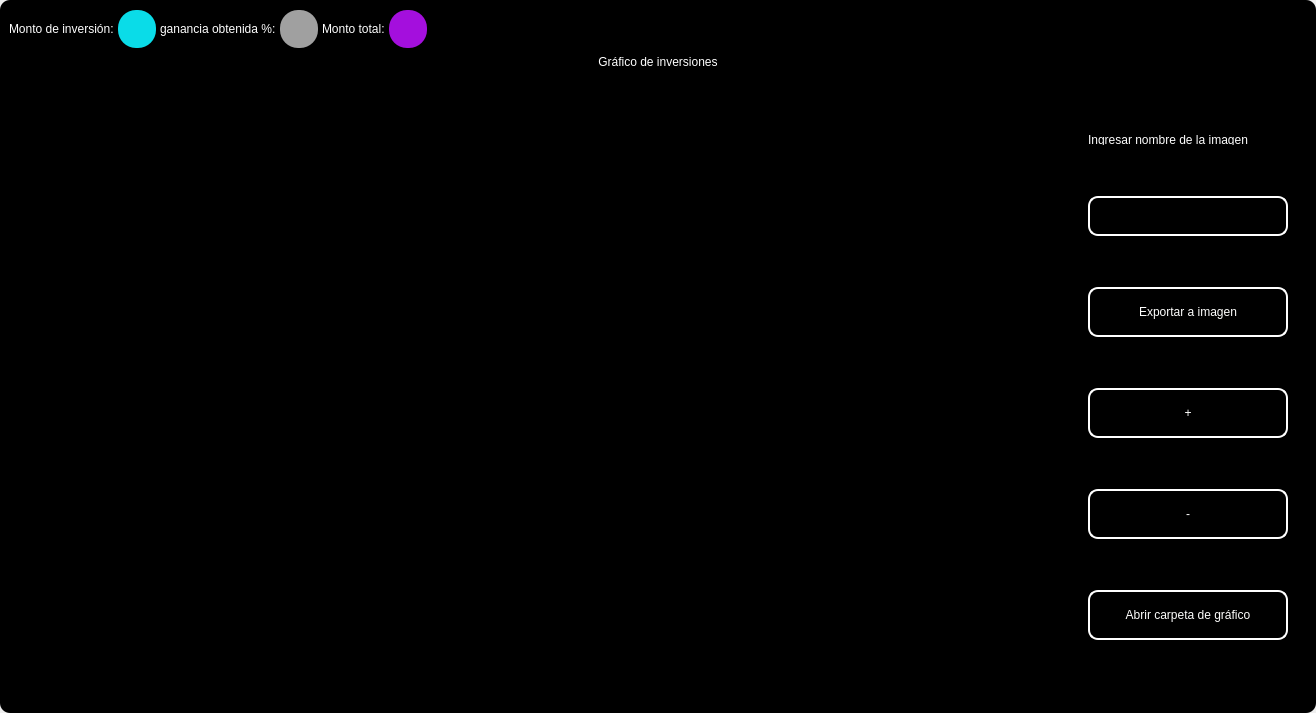
<?xml version="1.0" encoding="UTF-8"?>
<ui version="4.0">
 <class>MainWindow</class>
 <widget class="QMainWindow" name="MainWindow">
  <property name="geometry">
   <rect>
    <x>0</x>
    <y>0</y>
    <width>1316</width>
    <height>713</height>
   </rect>
  </property>
  <property name="windowTitle">
   <string>MainWindow</string>
  </property>
  <property name="styleSheet">
   <string notr="true"/>
  </property>
  <widget class="QWidget" name="centralwidget">
   <property name="styleSheet">
    <string notr="true"/>
   </property>
   <layout class="QVBoxLayout" name="verticalLayout">
    <property name="spacing">
     <number>0</number>
    </property>
    <property name="leftMargin">
     <number>0</number>
    </property>
    <property name="topMargin">
     <number>0</number>
    </property>
    <property name="rightMargin">
     <number>0</number>
    </property>
    <property name="bottomMargin">
     <number>0</number>
    </property>
    <item>
     <widget class="QFrame" name="frame">
      <property name="enabled">
       <bool>true</bool>
      </property>
      <property name="styleSheet">
       <string notr="true">
QFrame {
border-radius:10px;
	background-color: rgb(0, 0, 0);
 }
</string>
      </property>
      <property name="frameShape">
       <enum>QFrame::StyledPanel</enum>
      </property>
      <property name="frameShadow">
       <enum>QFrame::Raised</enum>
      </property>
      <layout class="QVBoxLayout" name="verticalLayout_2">
       <item>
        <widget class="QFrame" name="frame_superior">
         <property name="minimumSize">
          <size>
           <width>0</width>
           <height>40</height>
          </size>
         </property>
         <property name="maximumSize">
          <size>
           <width>16777215</width>
           <height>40</height>
          </size>
         </property>
         <property name="styleSheet">
          <string notr="true">QPushButton{
border-radius:18px;
}

QPushButton:hover{
	background-color: rgb(0, 0, 0);
}
</string>
         </property>
         <property name="frameShape">
          <enum>QFrame::StyledPanel</enum>
         </property>
         <property name="frameShadow">
          <enum>QFrame::Raised</enum>
         </property>
         <layout class="QHBoxLayout" name="horizontalLayout_3">
          <property name="spacing">
           <number>4</number>
          </property>
          <property name="leftMargin">
           <number>0</number>
          </property>
          <property name="topMargin">
           <number>0</number>
          </property>
          <property name="rightMargin">
           <number>0</number>
          </property>
          <property name="bottomMargin">
           <number>0</number>
          </property>
          <item>
           <widget class="QLabel" name="label_3">
            <property name="styleSheet">
             <string notr="true">color: rgb(255, 255, 255);
font: 15pt &quot;MS Shell Dlg 2&quot;;</string>
            </property>
            <property name="text">
             <string>Monto de inversión:</string>
            </property>
           </widget>
          </item>
          <item>
           <widget class="QPushButton" name="btn_exit_2">
            <property name="minimumSize">
             <size>
              <width>38</width>
              <height>38</height>
             </size>
            </property>
            <property name="maximumSize">
             <size>
              <width>38</width>
              <height>38</height>
             </size>
            </property>
            <property name="cursor">
             <cursorShape>ArrowCursor</cursorShape>
            </property>
            <property name="styleSheet">
             <string notr="true">background-color: #0adce8;</string>
            </property>
            <property name="text">
             <string/>
            </property>
            <property name="iconSize">
             <size>
              <width>35</width>
              <height>35</height>
             </size>
            </property>
           </widget>
          </item>
          <item>
           <widget class="QLabel" name="label_4">
            <property name="styleSheet">
             <string notr="true">color: rgb(255, 255, 255);
font: 15pt &quot;MS Shell Dlg 2&quot;;</string>
            </property>
            <property name="text">
             <string>ganancia obtenida %:</string>
            </property>
           </widget>
          </item>
          <item>
           <widget class="QPushButton" name="btn_exit_3">
            <property name="minimumSize">
             <size>
              <width>38</width>
              <height>38</height>
             </size>
            </property>
            <property name="maximumSize">
             <size>
              <width>38</width>
              <height>38</height>
             </size>
            </property>
            <property name="cursor">
             <cursorShape>ArrowCursor</cursorShape>
            </property>
            <property name="styleSheet">
             <string notr="true">background-color: #a0a0a0;</string>
            </property>
            <property name="text">
             <string/>
            </property>
            <property name="iconSize">
             <size>
              <width>35</width>
              <height>35</height>
             </size>
            </property>
           </widget>
          </item>
          <item>
           <widget class="QLabel" name="label_5">
            <property name="styleSheet">
             <string notr="true">color: rgb(255, 255, 255);
font: 15pt &quot;MS Shell Dlg 2&quot;;</string>
            </property>
            <property name="text">
             <string>Monto total:</string>
            </property>
           </widget>
          </item>
          <item>
           <widget class="QPushButton" name="btn_exit_4">
            <property name="minimumSize">
             <size>
              <width>38</width>
              <height>38</height>
             </size>
            </property>
            <property name="maximumSize">
             <size>
              <width>38</width>
              <height>38</height>
             </size>
            </property>
            <property name="cursor">
             <cursorShape>ArrowCursor</cursorShape>
            </property>
            <property name="styleSheet">
             <string notr="true">background-color: #a40fdd;</string>
            </property>
            <property name="text">
             <string/>
            </property>
            <property name="iconSize">
             <size>
              <width>35</width>
              <height>35</height>
             </size>
            </property>
           </widget>
          </item>
          <item>
           <spacer name="horizontalSpacer_2">
            <property name="orientation">
             <enum>Qt::Horizontal</enum>
            </property>
            <property name="sizeHint" stdset="0">
             <size>
              <width>443</width>
              <height>20</height>
             </size>
            </property>
           </spacer>
          </item>
          <item>
           <widget class="QPushButton" name="btn_exit">
            <property name="minimumSize">
             <size>
              <width>38</width>
              <height>38</height>
             </size>
            </property>
            <property name="maximumSize">
             <size>
              <width>38</width>
              <height>38</height>
             </size>
            </property>
            <property name="cursor">
             <cursorShape>PointingHandCursor</cursorShape>
            </property>
            <property name="text">
             <string/>
            </property>
            <property name="iconSize">
             <size>
              <width>35</width>
              <height>35</height>
             </size>
            </property>
           </widget>
          </item>
          <item>
           <widget class="QPushButton" name="bt_minimizar">
            <property name="minimumSize">
             <size>
              <width>38</width>
              <height>38</height>
             </size>
            </property>
            <property name="maximumSize">
             <size>
              <width>38</width>
              <height>38</height>
             </size>
            </property>
            <property name="cursor">
             <cursorShape>PointingHandCursor</cursorShape>
            </property>
            <property name="text">
             <string/>
            </property>
            <property name="icon">
             <iconset>
              <normaloff>image/minus.svg</normaloff>image/minus.svg</iconset>
            </property>
            <property name="iconSize">
             <size>
              <width>38</width>
              <height>38</height>
             </size>
            </property>
           </widget>
          </item>
          <item>
           <widget class="QPushButton" name="bt_maximizar">
            <property name="minimumSize">
             <size>
              <width>38</width>
              <height>38</height>
             </size>
            </property>
            <property name="maximumSize">
             <size>
              <width>38</width>
              <height>38</height>
             </size>
            </property>
            <property name="cursor">
             <cursorShape>PointingHandCursor</cursorShape>
            </property>
            <property name="text">
             <string/>
            </property>
            <property name="icon">
             <iconset>
              <normaloff>image/chevron-up.svg</normaloff>image/chevron-up.svg</iconset>
            </property>
            <property name="iconSize">
             <size>
              <width>38</width>
              <height>38</height>
             </size>
            </property>
           </widget>
          </item>
          <item>
           <widget class="QPushButton" name="bt_restaurar">
            <property name="minimumSize">
             <size>
              <width>38</width>
              <height>38</height>
             </size>
            </property>
            <property name="maximumSize">
             <size>
              <width>38</width>
              <height>38</height>
             </size>
            </property>
            <property name="cursor">
             <cursorShape>PointingHandCursor</cursorShape>
            </property>
            <property name="text">
             <string/>
            </property>
            <property name="icon">
             <iconset>
              <normaloff>image/chevron-down.svg</normaloff>image/chevron-down.svg</iconset>
            </property>
            <property name="iconSize">
             <size>
              <width>38</width>
              <height>38</height>
             </size>
            </property>
           </widget>
          </item>
          <item>
           <widget class="QPushButton" name="bt_cerrar">
            <property name="minimumSize">
             <size>
              <width>38</width>
              <height>38</height>
             </size>
            </property>
            <property name="maximumSize">
             <size>
              <width>38</width>
              <height>38</height>
             </size>
            </property>
            <property name="cursor">
             <cursorShape>PointingHandCursor</cursorShape>
            </property>
            <property name="text">
             <string/>
            </property>
            <property name="icon">
             <iconset>
              <normaloff>image/x.svg</normaloff>image/x.svg</iconset>
            </property>
            <property name="iconSize">
             <size>
              <width>38</width>
              <height>38</height>
             </size>
            </property>
           </widget>
          </item>
         </layout>
        </widget>
       </item>
       <item>
        <widget class="QLabel" name="label">
         <property name="styleSheet">
          <string notr="true">font: 30pt &quot;MS Shell Dlg 2&quot;;
color: rgb(255, 255, 255);</string>
         </property>
         <property name="text">
          <string>Gráfico de inversiones</string>
         </property>
         <property name="alignment">
          <set>Qt::AlignCenter</set>
         </property>
        </widget>
       </item>
       <item>
        <widget class="QFrame" name="frame_3">
         <property name="minimumSize">
          <size>
           <width>0</width>
           <height>0</height>
          </size>
         </property>
         <property name="frameShape">
          <enum>QFrame::StyledPanel</enum>
         </property>
         <property name="frameShadow">
          <enum>QFrame::Raised</enum>
         </property>
         <layout class="QHBoxLayout" name="horizontalLayout_4">
          <property name="leftMargin">
           <number>9</number>
          </property>
          <property name="topMargin">
           <number>9</number>
          </property>
          <property name="rightMargin">
           <number>9</number>
          </property>
          <item>
           <widget class="QGraphicsView" name="graphics_view">
            <property name="dragMode">
             <enum>QGraphicsView::NoDrag</enum>
            </property>
            <property name="transformationAnchor">
             <enum>QGraphicsView::NoAnchor</enum>
            </property>
           </widget>
          </item>
          <item>
           <layout class="QVBoxLayout" name="verticalLayout_4">
            <property name="spacing">
             <number>10</number>
            </property>
            <property name="sizeConstraint">
             <enum>QLayout::SetDefaultConstraint</enum>
            </property>
            <property name="leftMargin">
             <number>10</number>
            </property>
            <property name="topMargin">
             <number>10</number>
            </property>
            <property name="rightMargin">
             <number>10</number>
            </property>
            <property name="bottomMargin">
             <number>10</number>
            </property>
            <item>
             <widget class="QLabel" name="label_2">
              <property name="minimumSize">
               <size>
                <width>10</width>
                <height>10</height>
               </size>
              </property>
              <property name="maximumSize">
               <size>
                <width>500</width>
                <height>10</height>
               </size>
              </property>
              <property name="styleSheet">
               <string notr="true">color: rgb(255, 255, 255);
font: 10pt &quot;MS Shell Dlg 2&quot;;</string>
              </property>
              <property name="text">
               <string>Ingresar nombre de la imagen</string>
              </property>
             </widget>
            </item>
            <item>
             <widget class="QLineEdit" name="name_imagetxt">
              <property name="sizePolicy">
               <sizepolicy hsizetype="Fixed" vsizetype="Fixed">
                <horstretch>0</horstretch>
                <verstretch>0</verstretch>
               </sizepolicy>
              </property>
              <property name="minimumSize">
               <size>
                <width>200</width>
                <height>35</height>
               </size>
              </property>
              <property name="maximumSize">
               <size>
                <width>150</width>
                <height>40</height>
               </size>
              </property>
              <property name="styleSheet">
               <string notr="true">QLabel {
	color: rgb(255, 255, 254);
	font: 12pt &quot;Arial&quot;;
	background-color: rgba(0, 0, 0,0);
}

QTextEdit{
background-color: rgba(0, 0, 0,0);
border-radius:10px; 
font: 12pt &quot;Arial&quot;;
color: rgb(255, 255, 254);
border: 2px solid  rgb(255, 255, 255);

}

QTextEdit:hover{
background-color: rgba(0, 0, 0,0);
border-radius:10px; 
font: 12pt &quot;Arial&quot;;
border: 2px solid  rgb(120, 0, 171);
}

QTextEdit:focus{
background-color: rgb(0, 0, 0);
border-radius:10px; 
font: 12pt &quot;Arial&quot;;
border: 2px solid rgb(120, 0, 171);
}

QLineEdit{
background-color: rgba(0, 0, 0,0);
border-radius:10px; 
font: 12pt &quot;Arial&quot;;
color: rgb(255, 255, 254);
border: 2px solid  rgb(255, 255, 255);

}

QLineEdit:hover{
background-color: rgba(0, 0, 0,0);
border-radius:10px; 
font: 12pt &quot;Arial&quot;;
border: 2px solid  rgb(120, 0, 171);
}

QLineEdit:focus{
background-color: rgb(0, 0, 0);
border-radius:10px; 
font: 12pt &quot;Arial&quot;;
border: 2px solid rgb(120, 0, 171);
}

QCheckBox{
	font: 12pt &quot;Arial&quot;;
	color: rgb(255, 255, 255);
}

QCheckBox::indicator {
    width: 18px;
    height:18px;
}

QCheckBox::indicator:unchecked {
   background-image: url(image/square.svg);
}

QCheckBox::indicator:checked {
   background-image: url(image/check-square.svg);
}

QPushButton{
border-radius:10px; 
font: 12pt &quot;Arial&quot;;
color: rgb(255, 255, 254);
border: 2px solid #ffffff;
}

QPushButton:hover{
border-radius:10px; 
font: 12pt &quot;Arial&quot;;
color: rgb(255, 255, 255);
border: 2px solid rgb(120, 0, 171);
	background-color: rgb(120, 0, 171);
}
</string>
              </property>
              <property name="alignment">
               <set>Qt::AlignLeading|Qt::AlignLeft|Qt::AlignVCenter</set>
              </property>
             </widget>
            </item>
            <item>
             <widget class="QPushButton" name="btn_export_image">
              <property name="minimumSize">
               <size>
                <width>50</width>
                <height>40</height>
               </size>
              </property>
              <property name="maximumSize">
               <size>
                <width>300</width>
                <height>50</height>
               </size>
              </property>
              <property name="cursor">
               <cursorShape>PointingHandCursor</cursorShape>
              </property>
              <property name="styleSheet">
               <string notr="true">QPushButton{
border-radius:10px; 
font: 12pt &quot;Arial&quot;;
color: rgb(255, 255, 254);
border: 2px solid #ffffff;
}

QPushButton:hover{
border-radius:10px; 
font: 12pt &quot;Arial&quot;;
color: rgb(255, 255, 255);
border: 2px solid rgb(120, 0, 171);
	background-color: rgb(120, 0, 171);
}</string>
              </property>
              <property name="text">
               <string>Exportar a imagen</string>
              </property>
              <property name="iconSize">
               <size>
                <width>35</width>
                <height>35</height>
               </size>
              </property>
             </widget>
            </item>
            <item>
             <widget class="QPushButton" name="zoom_in_button">
              <property name="minimumSize">
               <size>
                <width>0</width>
                <height>40</height>
               </size>
              </property>
              <property name="maximumSize">
               <size>
                <width>300</width>
                <height>50</height>
               </size>
              </property>
              <property name="cursor">
               <cursorShape>PointingHandCursor</cursorShape>
              </property>
              <property name="styleSheet">
               <string notr="true">QPushButton{
border-radius:10px; 
font: 20pt &quot;Arial&quot;;
color: rgb(255, 255, 254);
border: 2px solid #ffffff;
}

QPushButton:hover{
border-radius:10px; 
font: 12pt &quot;Arial&quot;;
color: rgb(255, 255, 255);
border: 2px solid rgb(120, 0, 171);
	background-color: rgb(120, 0, 171);
}</string>
              </property>
              <property name="text">
               <string>+</string>
              </property>
              <property name="iconSize">
               <size>
                <width>35</width>
                <height>35</height>
               </size>
              </property>
             </widget>
            </item>
            <item>
             <widget class="QPushButton" name="zoom_out_button">
              <property name="minimumSize">
               <size>
                <width>0</width>
                <height>40</height>
               </size>
              </property>
              <property name="maximumSize">
               <size>
                <width>300</width>
                <height>50</height>
               </size>
              </property>
              <property name="cursor">
               <cursorShape>PointingHandCursor</cursorShape>
              </property>
              <property name="styleSheet">
               <string notr="true">QPushButton{
border-radius:10px; 
font: 20pt &quot;Arial&quot;;
color: rgb(255, 255, 254);
border: 2px solid #ffffff;
}

QPushButton:hover{
border-radius:10px; 
font: 12pt &quot;Arial&quot;;
color: rgb(255, 255, 255);
border: 2px solid rgb(120, 0, 171);
	background-color: rgb(120, 0, 171);
}</string>
              </property>
              <property name="text">
               <string>-</string>
              </property>
              <property name="iconSize">
               <size>
                <width>35</width>
                <height>35</height>
               </size>
              </property>
             </widget>
            </item>
            <item>
             <widget class="QPushButton" name="open_explore_file">
              <property name="minimumSize">
               <size>
                <width>0</width>
                <height>40</height>
               </size>
              </property>
              <property name="maximumSize">
               <size>
                <width>300</width>
                <height>50</height>
               </size>
              </property>
              <property name="cursor">
               <cursorShape>PointingHandCursor</cursorShape>
              </property>
              <property name="styleSheet">
               <string notr="true">QPushButton{
border-radius:10px; 
font: 12pt &quot;Arial&quot;;
color: rgb(255, 255, 254);
border: 2px solid #ffffff;
}

QPushButton:hover{
border-radius:10px; 
font: 12pt &quot;Arial&quot;;
color: rgb(255, 255, 255);
border: 2px solid rgb(120, 0, 171);
	background-color: rgb(120, 0, 171);
}</string>
              </property>
              <property name="text">
               <string>Abrir carpeta de gráfico</string>
              </property>
              <property name="iconSize">
               <size>
                <width>35</width>
                <height>35</height>
               </size>
              </property>
             </widget>
            </item>
           </layout>
          </item>
         </layout>
        </widget>
       </item>
      </layout>
     </widget>
    </item>
   </layout>
  </widget>
 </widget>
 <resources/>
 <connections/>
</ui>
